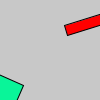
Frame 1 (no input)
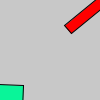
Frame 60 (the mouse pressed at the canvas centre just before this capture)
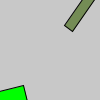
Frame 120 (the mouse held since frame 60 and released just before this capture)

The Processing sketch that drew these frames (run headless with seeded random() and noise(); from frame 60 on, the mouse is pressed at the canvas centre):

// Processing sketch: rotating_rect_class
// ── rotating_rect_class.pde
// 1. Program starts here, reserving space for two variables
// of type "RotatingRect". So far is just the space, the
// objects don't exist yet.
RotatingRect r1;
RotatingRect r2;

void setup() {
  // 2. Processing calls setup automatically when the program
  // starts. Then we create two instances of RotatingRect.
  // When creating each instance, we send 3 arguments, to
  // specify the look or behavior of each. In this case
  // we just set width, height and color.
  // When calling "new xxx" the code jumps to the constructor
  // of the object.
  r1 = new RotatingRect(100, 10, #FF0000);
  r2 = new RotatingRect(50, 50, #09F599);
  // after this point r1 and r2 are initialized.
}

// draw() is called 60 times per second
void draw(){
  background(200);
  // Call here a method on each object 
  r1.paint();
  r2.paint();
}

void mousePressed() {
  // Call the changeColor() method when the mouse is clicked.
  r1.changeColor();
  r2.changeColor(#00FF00);
}

// ── RotatingRect.pde
class RotatingRect {
  float x, y;
  float wi, he;
  float angle;
  int theColor;
  
  // 3. The constructor of the object has the same name
  // as the class. Note there's no "void" or othe type at
  // the beginning of the next line.
  // This constructor takes 3 arguments, so when calling "new"
  // we also need to send 3 arguments.
  RotatingRect(float tw, float th, int tcolor) {
    // the next properties are sent as arguments
    wi = tw;
    he = th;
    theColor = tcolor;

    // not every property must be sent as argument.
    // x and y for instance are decided here randomly.
    x = random(width);
    y = random(height);
    angle = random(TWO_PI);
  }
  
  // The next methods will not be called automatically,
  // only when we specifically call these methods for
  // an instance (r1, r2) of the object. 
  
  // a method (functions in objects are called method).
  // When calling changeColor() without arguments it will
  // set a random color for the object.
  void changeColor() {
    theColor = color(random(255), random(255), random(255));
  }
  // Notice we are declaring again changeColor(), this time
  // with one argument. The argument is the color we want to
  // set for this object.
  void changeColor(int tcolor) {
    theColor = tcolor;
  }
  
  // We call paint from draw(), so this method will run 
  // 60 times per second. It doesn't have to be called paint(),
  // it could be called draw, or something else.
  void paint() {
    pushMatrix();
    translate(x, y);
    rotate(angle);
    fill(theColor);
    rect(0, 0, wi, he);
    popMatrix();
    angle = angle + 0.1;
  }
}
